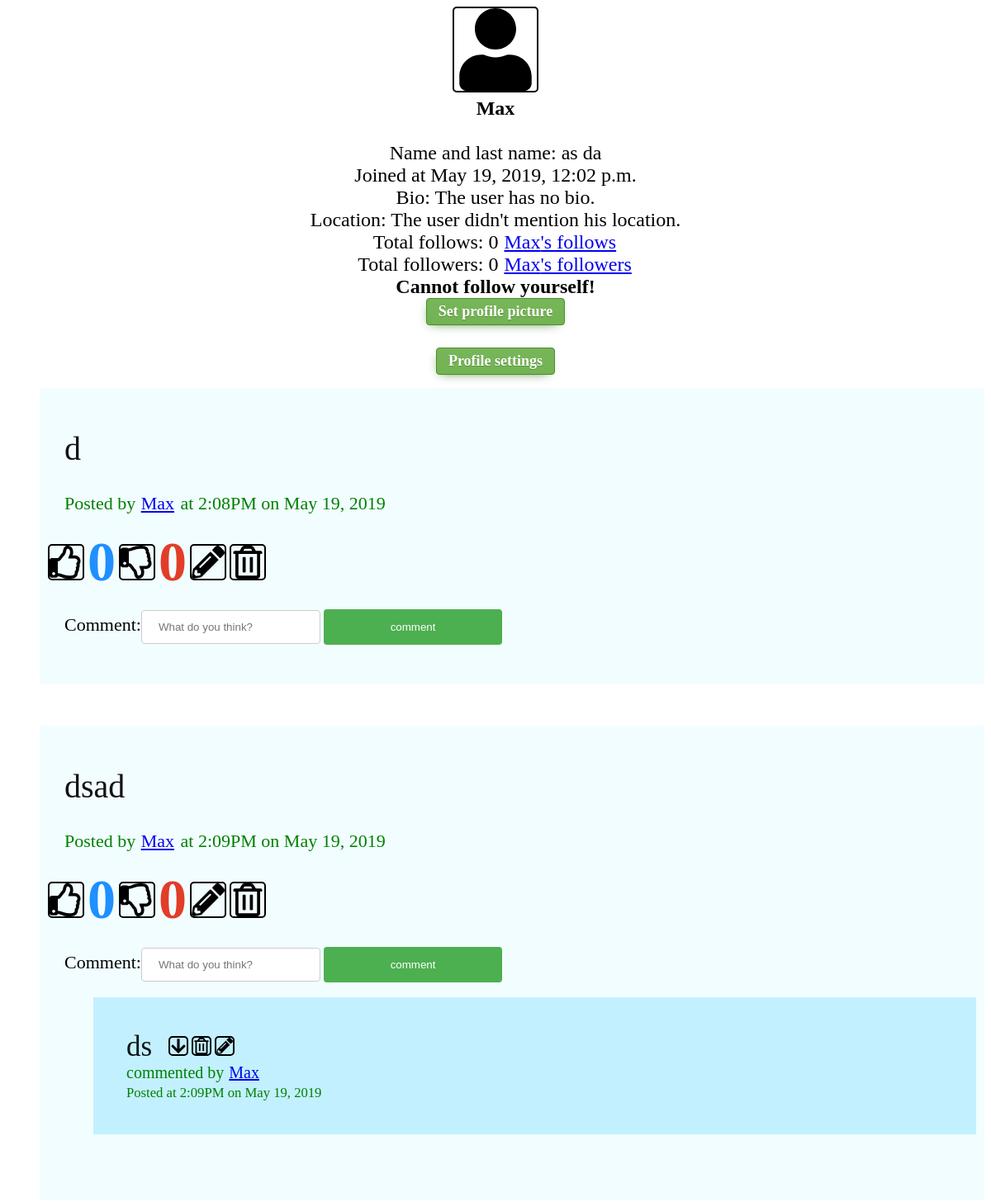
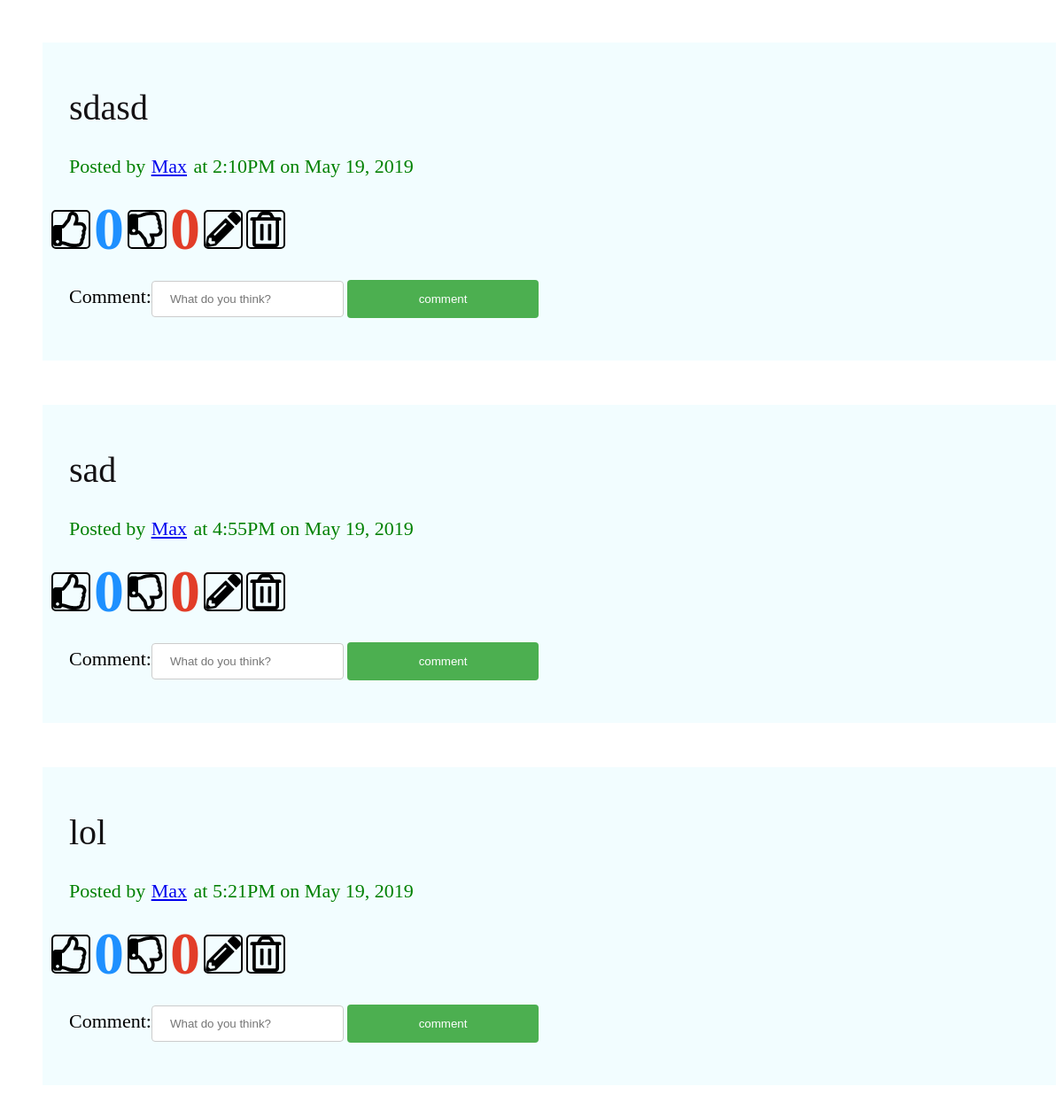
Before: /user/16/ (signed in) with the older database file (2 pictures, top to bottom).
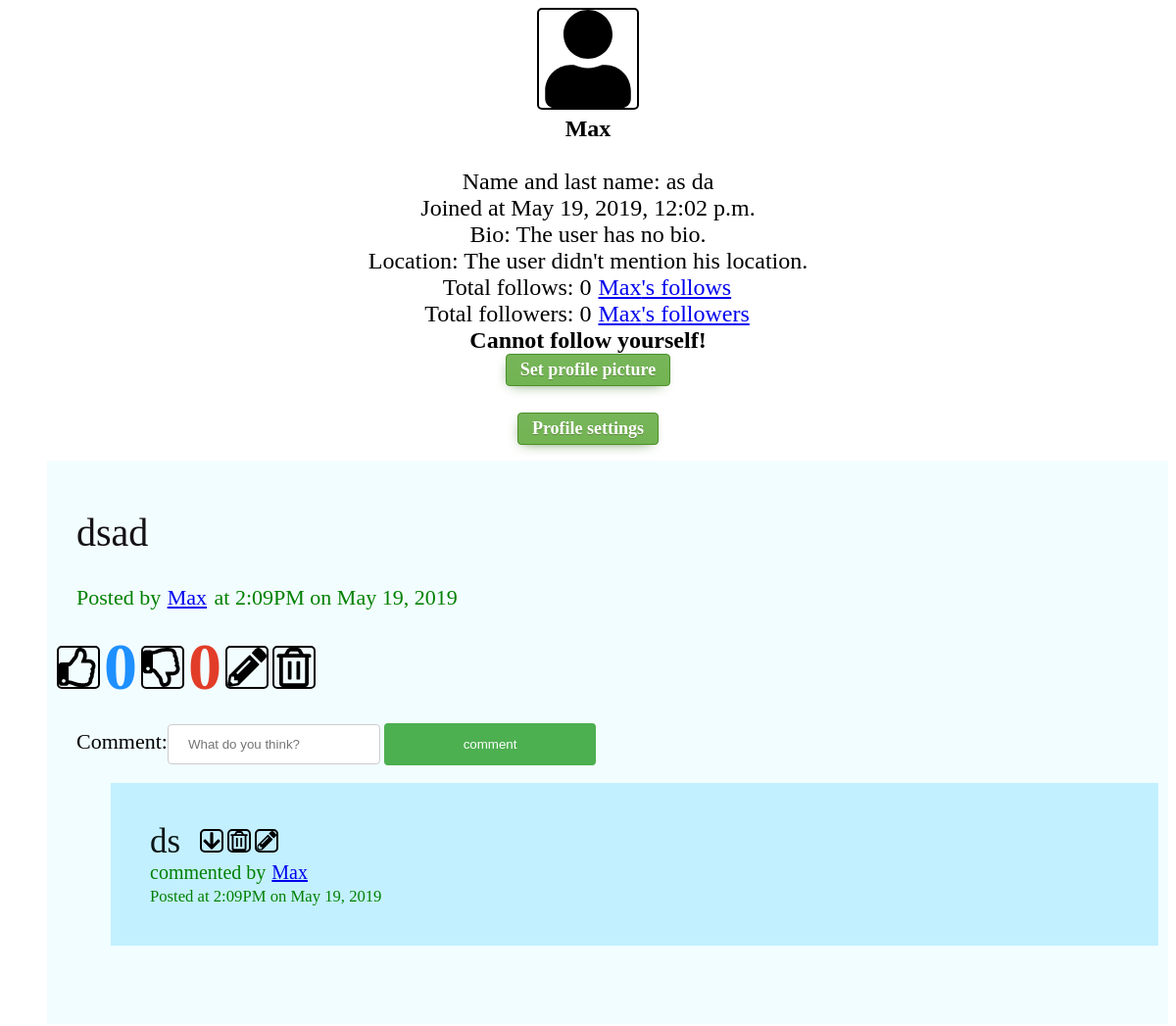
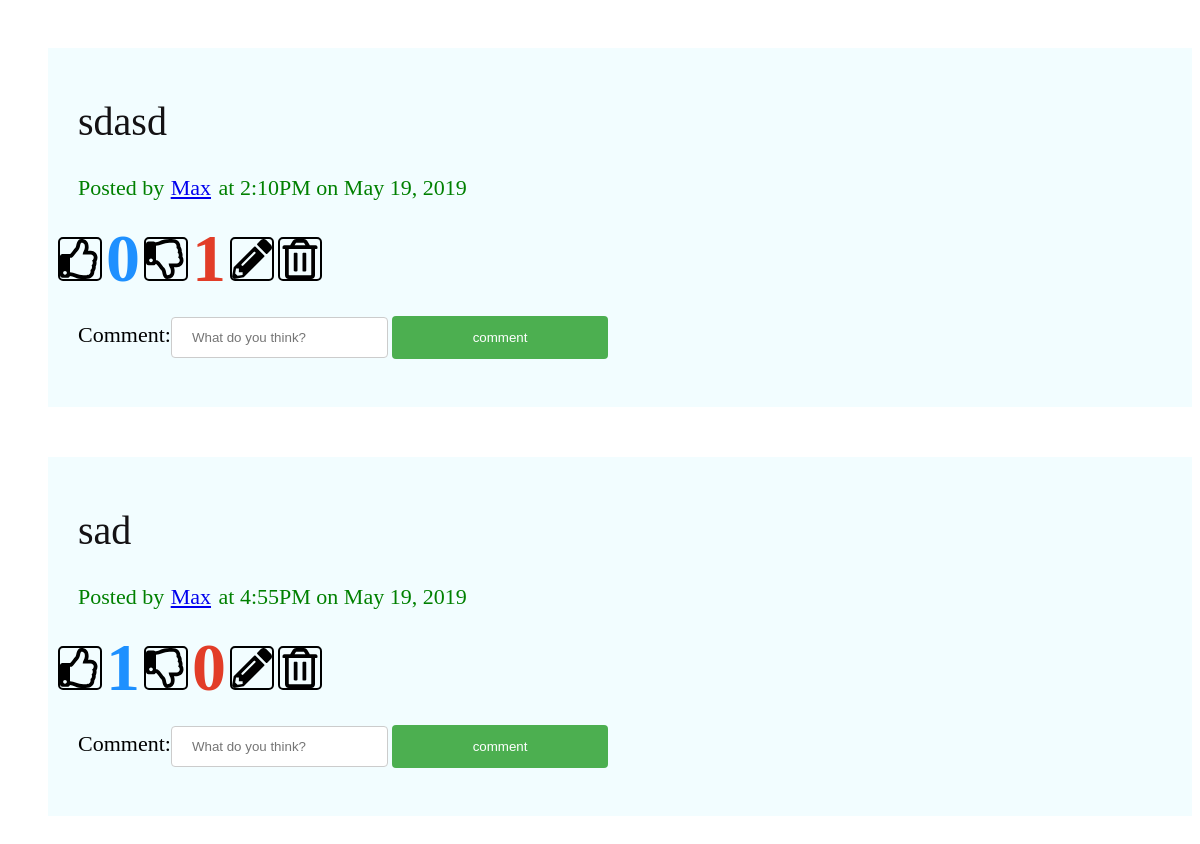
After: the same page with the newer database file (2 pictures, top to bottom).
### social/models.py (models this page shows, shortened)
class Post(models.Model):
    user = models.ForeignKey(User, on_delete=models.CASCADE)
    pub_date = models.DateTimeField('Publication Date', auto_now=True)
    post_text = models.CharField(max_length=1000)
    image = models.ImageField(upload_to='post-images', blank=True)
    def get_readable_date(self):
        return self.pub_date.strftime("%l:%M%p on %B %d, %Y")

class Comment(models.Model):
    comment = models.CharField(max_length=1000)
    post_date = models.DateTimeField('Publication Date')
    posted_by = models.ForeignKey(User, on_delete=models.CASCADE, blank=True, null=True)
    post = models.ForeignKey(Post, on_delete=models.CASCADE)
    in_reply_to_comment = models.IntegerField(blank=True, null=True)
    in_reply_to_user = models.IntegerField(blank=True, null=True)
    def get_readable_date(self):
        return self.post_date.strftime("%l:%M%p on %B %d, %Y")
    def __str__(self):
        return self.comment

### social/views/info.py (the view)
# urls.py: path('user/<int:user_id>/', views.user, name='user'),
def user(request, user_id):
    if request.user.is_authenticated:
        user = get_object_or_404(User, pk=user_id)
        profile_picture = ProfilePicture.objects.filter(user=user).first()
        users_posts = Post.objects.filter(user=user)
        info = Profile.objects.filter(user=user).first()
        following = Followers.objects.filter(is_followed_by=user)
        return render(request, 'social/user.html', {'profile':info,'theuser':user, 'pfp':profile_picture, 'latest_posts_list':users_posts, 'latest_post':users_posts.first(), 'following':following, 'editform':EditForm(), 'commentform':CommentForm(), 'changeform':ChangeForm(), 'pfpform':PFPForm()})
    return redirect('/')

### social/forms.py
class EditForm(forms.Form):
    id = forms.IntegerField(widget=forms.TextInput(attrs={'id': 'edit-id'}))
    new_text = forms.CharField(min_length=1, max_length=2500, widget=forms.TextInput(attrs={'placeholder': 'Edit here', 'id': 'edit-field'}))

class CommentForm(forms.Form):
    comment = forms.CharField(min_length=1, max_length=2500, widget=forms.TextInput(attrs={'placeholder': 'What do you think?', 'id': 'comment-field'}))
    id = forms.IntegerField(widget=forms.HiddenInput())
    in_reply_to_user = forms.IntegerField(widget=forms.HiddenInput())
    in_reply_to_comment = forms.IntegerField(widget=forms.HiddenInput())

### social/templatetags/tags.py (called while the page is built)
@register.simple_tag
def total_likes(post):
    return Vote.objects.filter(voted_post=post, vote='L').count()

@register.simple_tag
def total_dislikes(post):
    return Vote.objects.filter(voted_post=post, vote='D').count()

@register.simple_tag
def total_followers(user):
    return Followers.objects.filter(user=user).count()

@register.simple_tag
def total_followed(user):
    return Followers.objects.filter(is_followed_by=user).count()

### social/templates/social/user.html (shortened to what this page needs)
{% extends 'social/base.html' %}
  {% load static %}
  {% load tags %}
{% block content %}
  <span class="smallercenterfont">
  {% if pfp %}
    <img src="/media/{{ pfp.profile_picture }}" alt="{{ theuser.username }}'s profile picture">
  {% else %}
    <img alt="user" src="{% static 'icons/user.svg' %}" width="100" height="100">
  {% endif %}
  <br><strong>{{ theuser.username }}</strong>
  <br><br>Name and last name: <span id="first_name">{% if theuser.first_name %} {{ theuser.first_name }} {% endif %}</span> <span id="last_name">{% if theuser.last_name %} {{ theuser.last_name }}{% endif %}</span>
  <br>Joined at {{ theuser.date_joined }}
  <br>Bio: <span id="bio">{% if profile.bio %} {{ profile.bio }} {% else %} The user has no bio. {% endif %}</span>
  <br>Location: <span id="location">{% if profile.location %} {{ profile.location }} {% else %} The user didn't mention his location.{% endif %}</span>
  <br>Total follows: {% total_followed theuser %} <a href="/following/{{ theuser.pk }}">{{ theuser.username }}'s follows</a>
  <br>Total followers: <span id="followers">{% total_followers theuser %}</span> <a href="/followers/{{ theuser.pk }}">{{ theuser.username }}'s followers </a>
  {% if theuser != user %}
    <br><button class="coolButton" onclick="followUser({{ theuser.pk }})"><span id="follow">{% already_followed theuser user %}</span></button>
  {% else %}
    <br><strong>Cannot follow yourself!</strong>
  {% if profilepicture %}
    <br><button class="coolButton" onclick="toggleVisibility('change_profile_picture')">Change profile picture</button>
  {% else %}
    <br><button class="coolButton" onclick="toggleVisibility('change_profile_picture')">Set profile picture</button>
  {% endif %}
  <br>
  <br><button class="coolButton" onclick="toggleVisibility('settings')">Profile settings</button>
{% endif %}
</span>
{% endblock %}

### social/templates/social/base.html (shortened to what this page needs)
<!doctype html>
<html>
  <head>
    {% load static %}
    {% load tags %}
    <link rel="stylesheet" type="text/css" href="{% static 'social/style.css' %}">
  </head>
  <body>
    <main>
      {% block content %}
      {% endblock %}
      <ul id="posts">
      {% for post in latest_posts_list %}
      <li id="post{{ post.pk }}"><div class="main" id="post_text{{ post.pk }}">{{ post.post_text }}</div>
        <div class="sub">Posted by <a href="{% url 'social:user' post.user.pk %}">{{ post.user.username }}</a> at {{ post.get_readable_date }}</div><br>
        <img class="main" alt="like" src="{% static 'icons/thumbs-up.svg' %}" onclick="like({{ post.pk }}, '{{ csrf_token }}')">
        <div id="total_likes{{ post.pk }}" class="like">{% total_likes post %}</div>
        <img class="main" alt="dislike" src="{% static 'icons/thumbs-down.svg' %}" onclick="dislike({{ post.pk }}, '{{ csrf_token }}')">
        <div id="total_dislikes{{ post.pk }}" class="dislike">{% total_dislikes post %}</div>
        {% if post.user == user %}
        <img class="main" src="{% static 'icons/pencil-alt.svg' %}" onclick="toggleVisibility('edit{{ post.pk }}');">
        <img class="main" alt="delete" src="{% static 'icons/trash-alt.svg' %}" onclick="toggleVisibility('delete{{ post.pk }}');">
        {% endif %}
        <span class="extrapadding" id="comment_in_reply{{ post.pk }}">
          <form onsubmit="commentInReply({{ post.pk }})">
            {{ commentform }}
            <input type="submit" value="comment">
          </form>
        </span>
        <ul id="comment_section{{ post.pk }}">
          {% for comment in post.comment_set.all %}
          <li class="{% if comment.in_reply_to_comment %}inreply{% else %}comment{% endif %}" id="comment{{ comment.pk }}"><div class="comment" id="comment_text{{ comment.pk }}">{{ comment }}</div><img class="reply" alt="down" src="{% static 'icons/arrow-down.svg' %}" onclick="toggleVisibility('comment_in_reply{{ comment.pk }}');">
          {% if comment.posted_by == user %}
          <img class="reply" alt="delete" src="{% static 'icons/trash-alt.svg' %}" onclick="toggleVisibility('delete_comment{{ comment.pk }}');">
          <img class="reply" src="{% static 'icons/pencil-alt.svg' %}" onclick="toggleVisibility('edit_comment{{ comment.pk }}');">
          {% endif %}
          <div class="commentsub"> commented by <a href="{% url 'social:user' comment.posted_by.pk %}">{{ comment.posted_by }}</a><br><small>Posted at  {{ comment.get_readable_date }}</small></div>
          </li>
          {% endfor %}
        </ul>
      {% endfor %}
      </ul>
    </main>
  </body>
</html>

### social/static/social/style.css (style rules this page uses)
ul { list-style-type: none; }
li { padding: 30px 10px; margin-bottom: 50px; background: #F2FDFF; display: block; }
li.comment { padding: 40px 20px; margin-left: 15px; background: #C3F0FF; }
label { font-size: 22px; }
a { padding: 0px 2px 0px 1px; }
img { border: 2px solid black; border-radius: 5px; margin: 0; }
img.main { width: 40px; height: 40px; }
img.reply { width: 20px; height: 20px; }
span.extrapadding { padding: 10px 20px; display: block; }
span.smallercenterfont { text-align: center; font-size: 1.5em; display: block; }
div.comment { display:inline; color: #0C1617; font-size: 35px; padding: 20px 20px; }
div.commentsub { color: green; font-size: 20px; padding: 0px 0px 0px 20px; display: block; }
div.main { color: #141214; font-size: 40px; display: topmiddle; margin-right: 400px; padding: 20px 20px; }
div.sub { color: green; font-size: 22px; padding: 10px 20px 0px; display: block; }
div.like { color: dodgerblue; font-size: 68px; font-weight: bold; display: inline; }
div.dislike { color: #E23D28; font-size: 68px; font-weight: bold; display: inline; }
input[type=text], select { margin: 0; width: 20%; padding: 12px 20px; display: inline-block; border: 1px solid #ccc; border-radius: 4px; box-sizing: border-box; }
input[type=submit] { width: 20%; background-color: #4CAF50; color: white; padding: 14px 20px; margin: 8px 0; border: none; border-radius: 4px; cursor: pointer; }
.coolButton { -moz-box-shadow: -2px 4px 14px -7px #3e7327; -webkit-box-shadow: -2px 4px 14px -7px #3e7327; box-shadow: -2px 4px 14px -7px #3e7327; background:-webkit-gradient(linear, left top, left bottom, color-stop(0.05, #77b55a), color-stop(1, #72b352)); background:-moz-linear-gradient(top, #77b55a 5%, #72b352 100%); background:-webkit-linear-gradient(top, #77b55a 5%, #72b352 100%); background:-o-linear-gradient(top, #77b55a 5%, #72b352 100%); background:-ms-linear-gradient(top, #77b55a 5%, #72b352 100%); background:linear-gradient(to bottom, #77b55a 5%, #72b352 100%); filter:progid:DXImageTransform.Microsoft.gradient(startColorstr='#77b55a', endColorstr='#72b352',GradientType=0); background-color:#77b55a; -moz-border-radius:4px; -webkit-border-radius:4px; border-radius:4px; border:1px solid #4b8f29; display:inline-block; cursor:pointer; color:#ffffff; font-family:Times New Roman; font-size:18px; font-weight:bold; padding:5px 14px; text-decoration:none; text-shadow:0px 1px 0px #5b8a3c; }

Changed rows visible on the page:
removed Post: post_text "d", user.username "Max", get_readable_date "2:08PM on May 19, 2019", id "0"
removed Post: post_text "lol", user.username "Max", get_readable_date "5:21PM on May 19, 2019", id "0"
computed for Post "sdasd": id "0" → "1"
computed for Post "sad": id "0" → "1"
